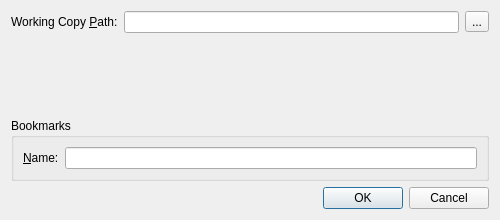
<?xml version="1.0" encoding="UTF-8"?>
<ui version="4.0">
 <class>QRepositorySettingsDialog</class>
 <widget class="QDialog" name="QRepositorySettingsDialog">
  <property name="geometry">
   <rect>
    <x>0</x>
    <y>0</y>
    <width>500</width>
    <height>220</height>
   </rect>
  </property>
  <property name="minimumSize">
   <size>
    <width>500</width>
    <height>220</height>
   </size>
  </property>
  <property name="windowTitle">
   <string>Repository Settings</string>
  </property>
  <layout class="QVBoxLayout" name="verticalLayout">
   <item>
    <layout class="QGridLayout" name="gridLayout">
     <item row="0" column="0">
      <widget class="QLabel" name="labelPath">
       <property name="text">
        <string>Working Copy &amp;Path:</string>
       </property>
       <property name="buddy">
        <cstring>lineEditPath</cstring>
       </property>
      </widget>
     </item>
     <item row="0" column="1">
      <widget class="QLineEdit" name="lineEditPath"/>
     </item>
     <item row="0" column="2">
      <widget class="QToolButton" name="toolButtonBrowse">
       <property name="text">
        <string>...</string>
       </property>
      </widget>
     </item>
     <item row="1" column="0" colspan="3">
      <spacer name="verticalSpacer">
       <property name="orientation">
        <enum>Qt::Orientation::Vertical</enum>
       </property>
       <property name="sizeHint" stdset="0">
        <size>
         <width>355</width>
         <height>20</height>
        </size>
       </property>
      </spacer>
     </item>
     <item row="2" column="0" colspan="3">
      <widget class="QGroupBox" name="groupBoxBookmark">
       <property name="title">
        <string>Bookmarks</string>
       </property>
       <layout class="QGridLayout" name="gridLayoutBookmark">
        <item row="0" column="0">
         <widget class="QLabel" name="labelName">
          <property name="text">
           <string>&amp;Name:</string>
          </property>
          <property name="buddy">
           <cstring>lineEditName</cstring>
          </property>
         </widget>
        </item>
        <item row="0" column="1">
         <widget class="QLineEdit" name="lineEditName"/>
        </item>
       </layout>
      </widget>
     </item>
    </layout>
   </item>
   <item>
    <widget class="QDialogButtonBox" name="buttonBox">
     <property name="orientation">
      <enum>Qt::Orientation::Horizontal</enum>
     </property>
     <property name="standardButtons">
      <set>QDialogButtonBox::StandardButton::Cancel|QDialogButtonBox::StandardButton::Ok</set>
     </property>
    </widget>
   </item>
  </layout>
 </widget>
 <tabstops>
  <tabstop>lineEditPath</tabstop>
  <tabstop>toolButtonBrowse</tabstop>
  <tabstop>lineEditName</tabstop>
 </tabstops>
 <resources/>
 <connections>
  <connection>
   <sender>buttonBox</sender>
   <signal>accepted()</signal>
   <receiver>QRepositorySettingsDialog</receiver>
   <slot>accept()</slot>
   <hints>
    <hint type="sourcelabel">
     <x>248</x>
     <y>195</y>
    </hint>
    <hint type="destinationlabel">
     <x>157</x>
     <y>219</y>
    </hint>
   </hints>
  </connection>
  <connection>
   <sender>buttonBox</sender>
   <signal>rejected()</signal>
   <receiver>QRepositorySettingsDialog</receiver>
   <slot>reject()</slot>
   <hints>
    <hint type="sourcelabel">
     <x>316</x>
     <y>195</y>
    </hint>
    <hint type="destinationlabel">
     <x>286</x>
     <y>219</y>
    </hint>
   </hints>
  </connection>
 </connections>
</ui>
